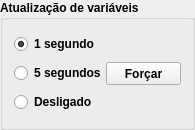
    <widget class="QGroupBox" name="groupBox_2">
     <property name="minimumSize">
      <size>
       <width>195</width>
       <height>130</height>
      </size>
     </property>
     <property name="maximumSize">
      <size>
       <width>195</width>
       <height>130</height>
      </size>
     </property>
     <property name="font">
      <font>
       <weight>75</weight>
       <bold>true</bold>
      </font>
     </property>
     <property name="title">
      <string>Atualização de variáveis</string>
     </property>
     <layout class="QHBoxLayout" name="horizontalLayout_2">
      <item>
       <layout class="QVBoxLayout" name="verticalLayout">
        <item>
         <widget class="QRadioButton" name="rb_time_1_sec">
          <property name="text">
           <string>1 segundo</string>
          </property>
          <property name="checked">
           <bool>true</bool>
          </property>
         </widget>
        </item>
        <item>
         <widget class="QRadioButton" name="rb_time_5_sec">
          <property name="text">
           <string>5 segundos</string>
          </property>
         </widget>
        </item>
        <item>
         <widget class="QRadioButton" name="rb_time_off">
          <property name="text">
           <string>Desligado</string>
          </property>
          <property name="checked">
           <bool>false</bool>
          </property>
         </widget>
        </item>
       </layout>
      </item>
      <item>
       <widget class="QPushButton" name="pb_force_params_update">
        <property name="minimumSize">
         <size>
          <width>75</width>
          <height>23</height>
         </size>
        </property>
        <property name="maximumSize">
         <size>
          <width>75</width>
          <height>23</height>
         </size>
        </property>
        <property name="text">
         <string>Forçar</string>
        </property>
       </widget>
      </item>
     </layout>
    </widget>
